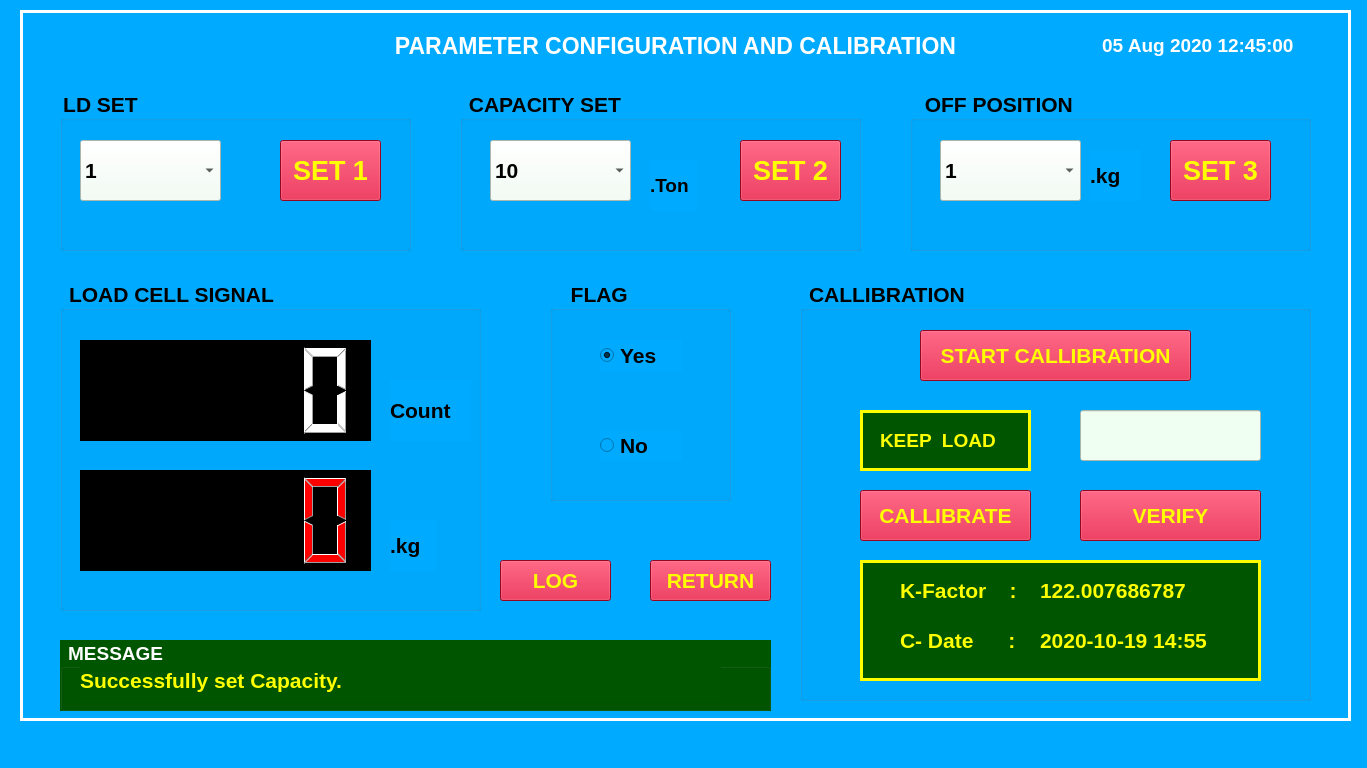
<?xml version="1.0" encoding="UTF-8"?>
<ui version="4.0">
 <class>MainWindow</class>
 <widget class="QMainWindow" name="MainWindow">
  <property name="geometry">
   <rect>
    <x>0</x>
    <y>0</y>
    <width>1367</width>
    <height>768</height>
   </rect>
  </property>
  <property name="baseSize">
   <size>
    <width>0</width>
    <height>0</height>
   </size>
  </property>
  <property name="windowTitle">
   <string>MainWindow</string>
  </property>
  <property name="styleSheet">
   <string notr="true">background-color: rgb(0, 170, 255);</string>
  </property>
  <widget class="QWidget" name="centralwidget">
   <widget class="QFrame" name="frame">
    <property name="geometry">
     <rect>
      <x>20</x>
      <y>10</y>
      <width>1331</width>
      <height>711</height>
     </rect>
    </property>
    <property name="font">
     <font>
      <pointsize>10</pointsize>
     </font>
    </property>
    <property name="styleSheet">
     <string notr="true">background-color: rgb(0, 170, 255);
color: rgb(255, 255, 255);</string>
    </property>
    <property name="frameShape">
     <enum>QFrame::Box</enum>
    </property>
    <property name="frameShadow">
     <enum>QFrame::Plain</enum>
    </property>
    <property name="lineWidth">
     <number>3</number>
    </property>
    <property name="midLineWidth">
     <number>0</number>
    </property>
    <widget class="QLabel" name="label_20">
     <property name="geometry">
      <rect>
       <x>1060</x>
       <y>20</y>
       <width>241</width>
       <height>31</height>
      </rect>
     </property>
     <property name="font">
      <font>
       <family>MS Shell Dlg 2</family>
       <pointsize>14</pointsize>
       <weight>75</weight>
       <bold>true</bold>
       <underline>false</underline>
      </font>
     </property>
     <property name="styleSheet">
      <string notr="true">color: rgb(255, 255, 255);</string>
     </property>
     <property name="text">
      <string>05 Aug 2020 12:45:00 </string>
     </property>
     <property name="alignment">
      <set>Qt::AlignCenter</set>
     </property>
    </widget>
    <widget class="QPushButton" name="pushButton_8">
     <property name="geometry">
      <rect>
       <x>480</x>
       <y>550</y>
       <width>111</width>
       <height>41</height>
      </rect>
     </property>
     <property name="font">
      <font>
       <family>Arial</family>
       <pointsize>16</pointsize>
       <weight>75</weight>
       <bold>true</bold>
      </font>
     </property>
     <property name="styleSheet">
      <string notr="true">background-color: rgb(209, 8, 45);
color: rgb(255, 255, 0);</string>
     </property>
     <property name="text">
      <string>LOG</string>
     </property>
    </widget>
    <widget class="QLabel" name="label">
     <property name="geometry">
      <rect>
       <x>340</x>
       <y>10</y>
       <width>631</width>
       <height>51</height>
      </rect>
     </property>
     <property name="font">
      <font>
       <family>Arial</family>
       <pointsize>17</pointsize>
       <weight>75</weight>
       <bold>true</bold>
      </font>
     </property>
     <property name="text">
      <string>PARAMETER CONFIGURATION AND CALIBRATION</string>
     </property>
     <property name="alignment">
      <set>Qt::AlignCenter</set>
     </property>
    </widget>
    <widget class="QGroupBox" name="groupBox">
     <property name="geometry">
      <rect>
       <x>440</x>
       <y>80</y>
       <width>401</width>
       <height>161</height>
      </rect>
     </property>
     <property name="font">
      <font>
       <family>Arial</family>
       <pointsize>16</pointsize>
       <weight>75</weight>
       <bold>true</bold>
      </font>
     </property>
     <property name="styleSheet">
      <string notr="true">color: rgb(0, 0, 0);
border-color: rgb(0, 0, 0);</string>
     </property>
     <property name="title">
      <string> CAPACITY SET</string>
     </property>
     <widget class="QLabel" name="label_5">
      <property name="geometry">
       <rect>
        <x>190</x>
        <y>70</y>
        <width>47</width>
        <height>51</height>
       </rect>
      </property>
      <property name="font">
       <font>
        <family>Arial</family>
        <pointsize>14</pointsize>
        <weight>75</weight>
        <bold>true</bold>
       </font>
      </property>
      <property name="text">
       <string>.Ton</string>
      </property>
      <property name="alignment">
       <set>Qt::AlignLeading|Qt::AlignLeft|Qt::AlignVCenter</set>
      </property>
     </widget>
     <widget class="QComboBox" name="comboBox">
      <property name="geometry">
       <rect>
        <x>30</x>
        <y>50</y>
        <width>141</width>
        <height>61</height>
       </rect>
      </property>
      <property name="font">
       <font>
        <family>Arial</family>
        <pointsize>16</pointsize>
        <weight>75</weight>
        <bold>true</bold>
       </font>
      </property>
      <property name="styleSheet">
       <string notr="true">background-color: rgb(239, 255, 241);</string>
      </property>
      <item>
       <property name="text">
        <string>10</string>
       </property>
      </item>
      <item>
       <property name="text">
        <string>20</string>
       </property>
      </item>
      <item>
       <property name="text">
        <string>30</string>
       </property>
      </item>
      <item>
       <property name="text">
        <string>40</string>
       </property>
      </item>
      <item>
       <property name="text">
        <string>50</string>
       </property>
      </item>
      <item>
       <property name="text">
        <string>60</string>
       </property>
      </item>
      <item>
       <property name="text">
        <string>70</string>
       </property>
      </item>
      <item>
       <property name="text">
        <string>80</string>
       </property>
      </item>
      <item>
       <property name="text">
        <string>90</string>
       </property>
      </item>
      <item>
       <property name="text">
        <string>100</string>
       </property>
      </item>
     </widget>
     <widget class="QPushButton" name="pushButton_12">
      <property name="geometry">
       <rect>
        <x>280</x>
        <y>50</y>
        <width>101</width>
        <height>61</height>
       </rect>
      </property>
      <property name="font">
       <font>
        <family>Arial</family>
        <pointsize>20</pointsize>
        <weight>75</weight>
        <bold>true</bold>
       </font>
      </property>
      <property name="styleSheet">
       <string notr="true">background-color: rgb(209, 8, 45);
color: rgb(255, 255, 0);</string>
      </property>
      <property name="text">
       <string>SET 2</string>
      </property>
     </widget>
    </widget>
    <widget class="QGroupBox" name="groupBox_2">
     <property name="geometry">
      <rect>
       <x>40</x>
       <y>80</y>
       <width>351</width>
       <height>161</height>
      </rect>
     </property>
     <property name="font">
      <font>
       <family>Arial</family>
       <pointsize>16</pointsize>
       <weight>75</weight>
       <bold>true</bold>
      </font>
     </property>
     <property name="styleSheet">
      <string notr="true">color: rgb(0, 0, 0);
border-color: rgb(0, 0, 0);</string>
     </property>
     <property name="title">
      <string>LD SET</string>
     </property>
     <widget class="QComboBox" name="comboBox_2">
      <property name="geometry">
       <rect>
        <x>20</x>
        <y>50</y>
        <width>141</width>
        <height>61</height>
       </rect>
      </property>
      <property name="font">
       <font>
        <family>Arial</family>
        <pointsize>16</pointsize>
        <weight>75</weight>
        <bold>true</bold>
       </font>
      </property>
      <property name="styleSheet">
       <string notr="true">background-color: rgb(239, 255, 241);</string>
      </property>
      <item>
       <property name="text">
        <string>1</string>
       </property>
      </item>
      <item>
       <property name="text">
        <string>2</string>
       </property>
      </item>
      <item>
       <property name="text">
        <string>5</string>
       </property>
      </item>
      <item>
       <property name="text">
        <string>10</string>
       </property>
      </item>
      <item>
       <property name="text">
        <string>15</string>
       </property>
      </item>
      <item>
       <property name="text">
        <string>20</string>
       </property>
      </item>
      <item>
       <property name="text">
        <string>50</string>
       </property>
      </item>
     </widget>
     <widget class="QPushButton" name="pushButton_10">
      <property name="geometry">
       <rect>
        <x>220</x>
        <y>50</y>
        <width>101</width>
        <height>61</height>
       </rect>
      </property>
      <property name="font">
       <font>
        <family>Arial</family>
        <pointsize>20</pointsize>
        <weight>75</weight>
        <bold>true</bold>
       </font>
      </property>
      <property name="styleSheet">
       <string notr="true">background-color: rgb(209, 8, 45);
color: rgb(255, 255, 0);</string>
      </property>
      <property name="text">
       <string>SET 1</string>
      </property>
     </widget>
    </widget>
    <widget class="QGroupBox" name="groupBox_3">
     <property name="geometry">
      <rect>
       <x>890</x>
       <y>80</y>
       <width>401</width>
       <height>161</height>
      </rect>
     </property>
     <property name="font">
      <font>
       <family>Arial</family>
       <pointsize>16</pointsize>
       <weight>75</weight>
       <bold>true</bold>
      </font>
     </property>
     <property name="styleSheet">
      <string notr="true">color: rgb(0, 0, 0);
border-color: rgb(0, 0, 0);</string>
     </property>
     <property name="title">
      <string>  OFF POSITION</string>
     </property>
     <widget class="QComboBox" name="comboBox_3">
      <property name="geometry">
       <rect>
        <x>30</x>
        <y>50</y>
        <width>141</width>
        <height>61</height>
       </rect>
      </property>
      <property name="font">
       <font>
        <family>Arial</family>
        <pointsize>16</pointsize>
        <weight>75</weight>
        <bold>true</bold>
       </font>
      </property>
      <property name="styleSheet">
       <string notr="true">background-color: rgb(239, 255, 241);</string>
      </property>
      <item>
       <property name="text">
        <string>1</string>
       </property>
      </item>
      <item>
       <property name="text">
        <string>2</string>
       </property>
      </item>
      <item>
       <property name="text">
        <string>5</string>
       </property>
      </item>
      <item>
       <property name="text">
        <string>10</string>
       </property>
      </item>
      <item>
       <property name="text">
        <string>15</string>
       </property>
      </item>
      <item>
       <property name="text">
        <string>20</string>
       </property>
      </item>
      <item>
       <property name="text">
        <string>50</string>
       </property>
      </item>
     </widget>
     <widget class="QPushButton" name="pushButton_11">
      <property name="geometry">
       <rect>
        <x>260</x>
        <y>50</y>
        <width>101</width>
        <height>61</height>
       </rect>
      </property>
      <property name="font">
       <font>
        <family>Arial</family>
        <pointsize>20</pointsize>
        <weight>75</weight>
        <bold>true</bold>
       </font>
      </property>
      <property name="styleSheet">
       <string notr="true">background-color: rgb(209, 8, 45);
color: rgb(255, 255, 0);</string>
      </property>
      <property name="text">
       <string>SET 3</string>
      </property>
     </widget>
     <widget class="QLabel" name="label_7">
      <property name="geometry">
       <rect>
        <x>180</x>
        <y>60</y>
        <width>51</width>
        <height>51</height>
       </rect>
      </property>
      <property name="font">
       <font>
        <family>Arial</family>
        <pointsize>16</pointsize>
        <weight>75</weight>
        <bold>true</bold>
       </font>
      </property>
      <property name="text">
       <string>.kg</string>
      </property>
     </widget>
    </widget>
    <widget class="QGroupBox" name="groupBox_6">
     <property name="geometry">
      <rect>
       <x>40</x>
       <y>270</y>
       <width>421</width>
       <height>331</height>
      </rect>
     </property>
     <property name="font">
      <font>
       <family>Arial</family>
       <pointsize>16</pointsize>
       <weight>75</weight>
       <bold>true</bold>
      </font>
     </property>
     <property name="styleSheet">
      <string notr="true">color: rgb(0, 0, 0);
border-color: rgb(0, 0, 0);</string>
     </property>
     <property name="title">
      <string> LOAD CELL SIGNAL</string>
     </property>
     <widget class="QLCDNumber" name="lcdNumber">
      <property name="geometry">
       <rect>
        <x>20</x>
        <y>60</y>
        <width>291</width>
        <height>101</height>
       </rect>
      </property>
      <property name="font">
       <font>
        <family>MS Sans Serif</family>
        <pointsize>10</pointsize>
        <weight>50</weight>
        <italic>false</italic>
        <bold>false</bold>
       </font>
      </property>
      <property name="styleSheet">
       <string notr="true">background-color: rgb(0, 0, 0);
font: 10pt &quot;MS Sans Serif&quot;;
color: rgb(255, 255, 255);</string>
      </property>
     </widget>
     <widget class="QLabel" name="label_4">
      <property name="geometry">
       <rect>
        <x>330</x>
        <y>240</y>
        <width>47</width>
        <height>51</height>
       </rect>
      </property>
      <property name="font">
       <font>
        <family>Arial</family>
        <pointsize>16</pointsize>
        <weight>75</weight>
        <bold>true</bold>
       </font>
      </property>
      <property name="text">
       <string>.kg</string>
      </property>
     </widget>
     <widget class="QLabel" name="label_6">
      <property name="geometry">
       <rect>
        <x>330</x>
        <y>100</y>
        <width>81</width>
        <height>61</height>
       </rect>
      </property>
      <property name="font">
       <font>
        <family>Arial</family>
        <pointsize>16</pointsize>
        <weight>75</weight>
        <bold>true</bold>
       </font>
      </property>
      <property name="text">
       <string>Count</string>
      </property>
     </widget>
     <widget class="QLCDNumber" name="lcdNumber_2">
      <property name="geometry">
       <rect>
        <x>20</x>
        <y>190</y>
        <width>291</width>
        <height>101</height>
       </rect>
      </property>
      <property name="font">
       <font>
        <family>MS Sans Serif</family>
        <pointsize>10</pointsize>
        <weight>50</weight>
        <italic>false</italic>
        <bold>false</bold>
       </font>
      </property>
      <property name="styleSheet">
       <string notr="true">background-color: rgb(0, 0, 0);

font: 10pt &quot;MS Sans Serif&quot;;
color: rgb(255, 0, 0);
border-color: rgb(255, 0, 0);</string>
      </property>
     </widget>
    </widget>
    <widget class="QGroupBox" name="groupBox_4">
     <property name="geometry">
      <rect>
       <x>780</x>
       <y>270</y>
       <width>511</width>
       <height>421</height>
      </rect>
     </property>
     <property name="font">
      <font>
       <family>Arial</family>
       <pointsize>16</pointsize>
       <weight>75</weight>
       <bold>true</bold>
      </font>
     </property>
     <property name="styleSheet">
      <string notr="true">color: rgb(0, 0, 0);
border-color: rgb(0, 0, 0);</string>
     </property>
     <property name="title">
      <string> CALLIBRATION</string>
     </property>
     <widget class="QPushButton" name="pushButton_14">
      <property name="geometry">
       <rect>
        <x>120</x>
        <y>50</y>
        <width>271</width>
        <height>51</height>
       </rect>
      </property>
      <property name="font">
       <font>
        <family>Arial</family>
        <pointsize>16</pointsize>
        <weight>75</weight>
        <bold>true</bold>
       </font>
      </property>
      <property name="styleSheet">
       <string notr="true">background-color: rgb(209, 8, 45);
color: rgb(255, 255, 0);</string>
      </property>
      <property name="text">
       <string>START CALLIBRATION</string>
      </property>
     </widget>
     <widget class="QPushButton" name="pushButton_16">
      <property name="geometry">
       <rect>
        <x>280</x>
        <y>210</y>
        <width>181</width>
        <height>51</height>
       </rect>
      </property>
      <property name="font">
       <font>
        <family>Arial</family>
        <pointsize>16</pointsize>
        <weight>75</weight>
        <bold>true</bold>
       </font>
      </property>
      <property name="styleSheet">
       <string notr="true">background-color: rgb(209, 8, 45);
color: rgb(255, 255, 0);</string>
      </property>
      <property name="text">
       <string>VERIFY</string>
      </property>
     </widget>
     <widget class="QLineEdit" name="lineEdit">
      <property name="geometry">
       <rect>
        <x>280</x>
        <y>130</y>
        <width>181</width>
        <height>51</height>
       </rect>
      </property>
      <property name="font">
       <font>
        <family>Arial</family>
        <pointsize>16</pointsize>
       </font>
      </property>
      <property name="styleSheet">
       <string notr="true">background-color: rgb(239, 255, 241);</string>
      </property>
      <property name="text">
       <string/>
      </property>
     </widget>
     <widget class="QPushButton" name="pushButton_17">
      <property name="geometry">
       <rect>
        <x>60</x>
        <y>210</y>
        <width>171</width>
        <height>51</height>
       </rect>
      </property>
      <property name="font">
       <font>
        <family>Arial</family>
        <pointsize>16</pointsize>
        <weight>75</weight>
        <bold>true</bold>
       </font>
      </property>
      <property name="styleSheet">
       <string notr="true">background-color: rgb(209, 8, 45);
color: rgb(255, 255, 0);</string>
      </property>
      <property name="text">
       <string>CALLIBRATE</string>
      </property>
     </widget>
     <widget class="QFrame" name="frame_2">
      <property name="geometry">
       <rect>
        <x>60</x>
        <y>280</y>
        <width>401</width>
        <height>121</height>
       </rect>
      </property>
      <property name="styleSheet">
       <string notr="true">color: rgb(255, 255, 0);
background-color: rgb(0, 85, 0);</string>
      </property>
      <property name="frameShape">
       <enum>QFrame::Box</enum>
      </property>
      <property name="frameShadow">
       <enum>QFrame::Plain</enum>
      </property>
      <property name="lineWidth">
       <number>3</number>
      </property>
      <widget class="QLabel" name="label_3">
       <property name="geometry">
        <rect>
         <x>40</x>
         <y>10</y>
         <width>131</width>
         <height>41</height>
        </rect>
       </property>
       <property name="font">
        <font>
         <family>Arial</family>
         <pointsize>16</pointsize>
         <weight>75</weight>
         <bold>true</bold>
        </font>
       </property>
       <property name="text">
        <string>K-Factor    :</string>
       </property>
       <property name="alignment">
        <set>Qt::AlignLeading|Qt::AlignLeft|Qt::AlignVCenter</set>
       </property>
      </widget>
      <widget class="QLabel" name="label_8">
       <property name="geometry">
        <rect>
         <x>180</x>
         <y>10</y>
         <width>171</width>
         <height>41</height>
        </rect>
       </property>
       <property name="font">
        <font>
         <family>Arial</family>
         <pointsize>16</pointsize>
         <weight>75</weight>
         <bold>true</bold>
        </font>
       </property>
       <property name="styleSheet">
        <string notr="true"/>
       </property>
       <property name="text">
        <string>122.007686787</string>
       </property>
       <property name="alignment">
        <set>Qt::AlignLeading|Qt::AlignLeft|Qt::AlignVCenter</set>
       </property>
      </widget>
      <widget class="QLabel" name="label_9">
       <property name="geometry">
        <rect>
         <x>40</x>
         <y>60</y>
         <width>131</width>
         <height>41</height>
        </rect>
       </property>
       <property name="font">
        <font>
         <family>Arial</family>
         <pointsize>16</pointsize>
         <weight>75</weight>
         <bold>true</bold>
        </font>
       </property>
       <property name="text">
        <string>C- Date      :</string>
       </property>
       <property name="alignment">
        <set>Qt::AlignLeading|Qt::AlignLeft|Qt::AlignVCenter</set>
       </property>
      </widget>
      <widget class="QLabel" name="label_10">
       <property name="geometry">
        <rect>
         <x>180</x>
         <y>60</y>
         <width>191</width>
         <height>41</height>
        </rect>
       </property>
       <property name="font">
        <font>
         <family>Arial</family>
         <pointsize>16</pointsize>
         <weight>75</weight>
         <bold>true</bold>
        </font>
       </property>
       <property name="styleSheet">
        <string notr="true"/>
       </property>
       <property name="text">
        <string>2020-10-19 14:55</string>
       </property>
       <property name="alignment">
        <set>Qt::AlignLeading|Qt::AlignLeft|Qt::AlignVCenter</set>
       </property>
      </widget>
     </widget>
     <widget class="QFrame" name="frame_3">
      <property name="geometry">
       <rect>
        <x>60</x>
        <y>130</y>
        <width>171</width>
        <height>61</height>
       </rect>
      </property>
      <property name="styleSheet">
       <string notr="true">color: rgb(255, 255, 0);
background-color: rgb(0, 85, 0);</string>
      </property>
      <property name="frameShape">
       <enum>QFrame::Box</enum>
      </property>
      <property name="frameShadow">
       <enum>QFrame::Plain</enum>
      </property>
      <property name="lineWidth">
       <number>3</number>
      </property>
      <widget class="QLabel" name="label_41">
       <property name="geometry">
        <rect>
         <x>20</x>
         <y>10</y>
         <width>141</width>
         <height>41</height>
        </rect>
       </property>
       <property name="font">
        <font>
         <family>Arial</family>
         <pointsize>14</pointsize>
         <weight>75</weight>
         <bold>true</bold>
        </font>
       </property>
       <property name="styleSheet">
        <string notr="true"/>
       </property>
       <property name="text">
        <string>KEEP  LOAD</string>
       </property>
       <property name="alignment">
        <set>Qt::AlignLeading|Qt::AlignLeft|Qt::AlignVCenter</set>
       </property>
      </widget>
     </widget>
    </widget>
    <widget class="QGroupBox" name="groupBox_5">
     <property name="geometry">
      <rect>
       <x>530</x>
       <y>270</y>
       <width>181</width>
       <height>221</height>
      </rect>
     </property>
     <property name="font">
      <font>
       <family>Arial</family>
       <pointsize>16</pointsize>
       <weight>75</weight>
       <bold>true</bold>
      </font>
     </property>
     <property name="styleSheet">
      <string notr="true">color: rgb(0, 0, 0);
border-color: rgb(0, 0, 0);</string>
     </property>
     <property name="title">
      <string>   FLAG</string>
     </property>
     <widget class="QRadioButton" name="radioButton">
      <property name="geometry">
       <rect>
        <x>50</x>
        <y>60</y>
        <width>82</width>
        <height>31</height>
       </rect>
      </property>
      <property name="font">
       <font>
        <family>Arial</family>
        <pointsize>16</pointsize>
        <weight>75</weight>
        <bold>true</bold>
       </font>
      </property>
      <property name="text">
       <string>Yes</string>
      </property>
      <property name="checked">
       <bool>true</bool>
      </property>
     </widget>
     <widget class="QRadioButton" name="radioButton_2">
      <property name="geometry">
       <rect>
        <x>50</x>
        <y>150</y>
        <width>82</width>
        <height>31</height>
       </rect>
      </property>
      <property name="font">
       <font>
        <family>Arial</family>
        <pointsize>16</pointsize>
        <weight>75</weight>
        <bold>true</bold>
       </font>
      </property>
      <property name="text">
       <string>No</string>
      </property>
     </widget>
    </widget>
    <widget class="QPushButton" name="pushButton_9">
     <property name="geometry">
      <rect>
       <x>630</x>
       <y>550</y>
       <width>121</width>
       <height>41</height>
      </rect>
     </property>
     <property name="font">
      <font>
       <family>Arial</family>
       <pointsize>16</pointsize>
       <weight>75</weight>
       <bold>true</bold>
      </font>
     </property>
     <property name="styleSheet">
      <string notr="true">background-color: rgb(209, 8, 45);
color: rgb(255, 255, 0);</string>
     </property>
     <property name="text">
      <string>RETURN</string>
     </property>
    </widget>
    <widget class="QGroupBox" name="groupBox_7">
     <property name="geometry">
      <rect>
       <x>40</x>
       <y>630</y>
       <width>711</width>
       <height>71</height>
      </rect>
     </property>
     <property name="font">
      <font>
       <family>Arial</family>
       <pointsize>14</pointsize>
       <weight>75</weight>
       <bold>true</bold>
      </font>
     </property>
     <property name="styleSheet">
      <string notr="true">background-color: rgb(0, 85, 0);
color: rgb(255, 255, 255);</string>
     </property>
     <property name="title">
      <string> MESSAGE</string>
     </property>
     <widget class="QLabel" name="label_44">
      <property name="geometry">
       <rect>
        <x>20</x>
        <y>20</y>
        <width>641</width>
        <height>41</height>
       </rect>
      </property>
      <property name="font">
       <font>
        <pointsize>16</pointsize>
        <weight>75</weight>
        <bold>true</bold>
       </font>
      </property>
      <property name="styleSheet">
       <string notr="true">color: rgb(255, 255, 0);</string>
      </property>
      <property name="text">
       <string>Successfully set Capacity.</string>
      </property>
      <property name="alignment">
       <set>Qt::AlignLeading|Qt::AlignLeft|Qt::AlignVCenter</set>
      </property>
     </widget>
    </widget>
   </widget>
  </widget>
  <widget class="QMenuBar" name="menubar">
   <property name="geometry">
    <rect>
     <x>0</x>
     <y>0</y>
     <width>1367</width>
     <height>21</height>
    </rect>
   </property>
  </widget>
  <widget class="QStatusBar" name="statusbar"/>
 </widget>
 <resources/>
 <connections/>
</ui>
